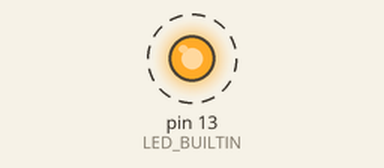
A sketch run on a simulated Arduino Uno, built with avr-gcc and run on an emulated ATmega328P. Shown: output pins drawn as LEDs (lit = HIGH). Dashed ring = blinking. What the sketch prints to the serial monitor is not drawn.

Above: at 0.5 s.
Timing chart, 0 to 4.6 s (numbered marks = the images above):
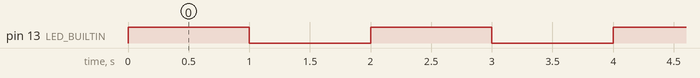

Measured:
- by itself, pin 13 (LED_BUILTIN): alternates HIGH for 1.0 s and LOW for 1.0 s

The sketch:

sketch_1759981599549.ino
```cpp
// Blink Example
void setup() {
  pinMode(LED_BUILTIN, OUTPUT);
  Serial.begin(9600);
  Serial.println("Arduino Ready!");
}

void loop() {
  Serial.println("LED ON");
  digitalWrite(LED_BUILTIN, HIGH);
  delay(1000);

  Serial.println("LED OFF");
  digitalWrite(LED_BUILTIN, LOW);
  delay(1000);
}
    
```
